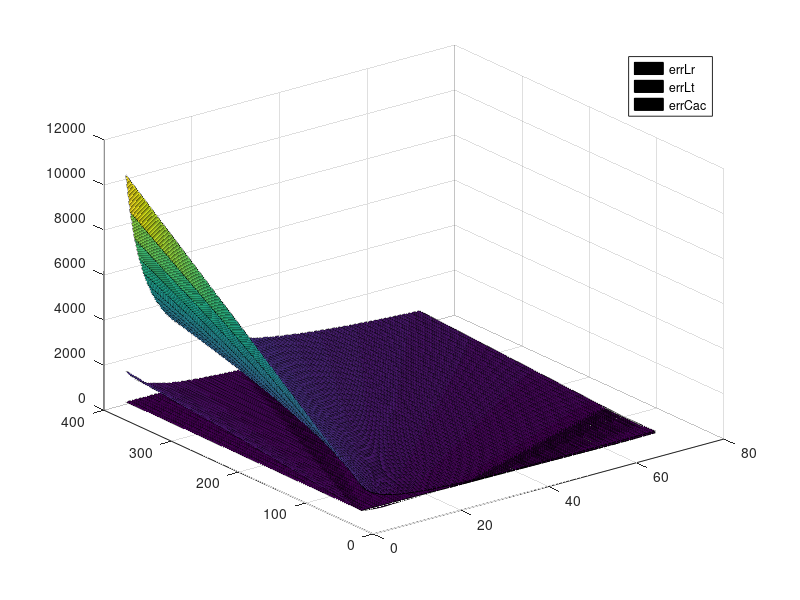

MATLAB code for this plot:
% Magnitude invariant PU normalisation - Iterative algorithm to arrive at operating point of 60 kVA scaled down converter


clc;
clear all;
%Laboratory Scaled down Converter component ratings

%LCL filter 
Lr_sd_lab = 500e-6; %Main reactor
Lt_sd_lab = 2.38e-4; % Transformer leakage inductance viewed from LV side
Rt_sd_lab = 4.94e-2; % Transformer leakage resistance viewed from LV side
Cac_sd_lab = 5e-5;  %Shunt branch capacitance
Rac_sd_lab = 0.33577; % Shunt branch capacitance resistance
%DC link
Cdc_sd_lab = 1.40e-02; % DC link Capacitance
%%%%%%%%%%%%%%%%%%%%%%%%%%%%%%%%%%%%%%%%%%%%%%%%%%%%%%%%%%%%%%%%%%%%%%%%%%%%%%%%%%%%%%%%%%

%Full Scale BESS Ratings and PU calculations
Sb_fs = 5e6; % BESS rating
Vac_fs = 690 ; %LV Voltage rating L-L
Iac_fs = Sb_fs/(sqrt(3)*Vac_fs); % Converter current LV side
%DC side
Vdc_fs = 1000; 
Pf_fs = 1;
Idc_fs = (Sb_fs*Pf_fs)/(Vdc_fs);
%Transformer
Transfo_ratio = 13800/690;
Xt_fs_pu = 0.08;
Rt_fs_pu = 0.005;
Zs_fs_base =  Vac_fs/(sqrt(3)*Iac_fs);
freq_fs_base = 60;
Ls_fs_base = Zs_fs_base/(2*pi()*freq_fs_base);
Cs_fs_base = 1/((2*pi()*freq_fs_base*Zs_fs_base));
Xt_fs = Xt_fs_pu*Zs_fs_base;
Lt_fs = Xt_fs/(2*pi()*freq_fs_base);
Lt_fs_pu = Lt_fs/Ls_fs_base;
Rt_fs = Rt_fs_pu*Zs_fs_base;
Fsw_fs = 3000; 
%LCL filter
Lr_fs = 1.06e-04;
Cac_fs = 1.53e-03;
Rac_fs = 3.51e-02;
Lr_fs_pu = Lr_fs/Ls_fs_base;
Cac_fs_pu = Cac_fs/Cs_fs_base;
Rac_fs_pu = Rac_fs/Zs_fs_base;
LCL_fs_resonance = sqrt((Lr_fs+Lt_fs)/(Lr_fs*Lt_fs*Cac_fs))/(2*pi());
del_Ilr_fs = Vdc_fs/(8*Lr_fs*Fsw_fs);
del_Ilr_fs_pu = del_Ilr_fs/(sqrt(2)*Iac_fs);
%DC Capacitance
Cdc_fs = 1.85e-2;
Cdc_fs_pu = Cdc_fs/Cs_fs_base;
H_fs = (Cdc_fs*Vdc_fs^2)/(2*Sb_fs);

%Magnitude Invariant Method Calculations for scaled down converter
for(k = 50:1:400)
 Vac_sd(k) = k; 
for(p = 5:1:72)
 Iac_sd(p) = p;  
 freq_sd_base = 60; %Might try to change to 50Hz
 Fsw_sd = 3000; 
 Vdc_fs_to_Vac_fs = Vdc_fs/Vac_fs;
 Vdc_sd(k) = Vdc_fs_to_Vac_fs*Vac_sd(k);
 Sb_sd(k,p) = sqrt(3)*Vac_sd(k)*Iac_sd(p);
 Zs_sd_base(k,p) = Vac_sd(k)/(sqrt(3)*Iac_sd(p));
 Ls_sd_base(k,p) = Zs_sd_base(k,p)/(2*pi()*freq_sd_base);
 Cs_sd_base(k,p) = 1/((2*pi()*freq_sd_base*Zs_sd_base(k,p)));
 %LCL filter - Main reactor
 Lr_sd_calcu(k,p) = (Lr_fs/Ls_fs_base)*Ls_sd_base(k,p);
 Lr_sd_pu(k,p) = Lr_sd_lab/Ls_sd_base(k,p);
 del_Ilr_sd(k,p) = Vdc_sd(k)/(8*Lr_sd_lab*Fsw_sd);
 del_Ilr_sd_pu(k,p) = del_Ilr_sd(k,p)/(sqrt(2)*Iac_sd(p));
 %Transformer
  Lt_sd_calcu(k,p) = (Lt_fs/Ls_fs_base)*Ls_sd_base(k,p);
  Lt_sd_pu(k,p) = Lt_sd_lab/Ls_sd_base(k,p);
  Rt_sd_cal(k,p) = (Rt_fs/Zs_fs_base)*Zs_sd_base(k,p);
  Rt_sd_pu(k,p) = Rt_sd_lab/Zs_sd_base(k,p);
 %LCL filter - Shunt branch
  Cac_sd_calcu(k,p) = (Cac_fs/Cs_fs_base)*Cs_sd_base(k,p);
  Cac_sd_pu(k,p) = Cac_sd_lab/Cs_sd_base(k,p);
  LCL_sd_resonance(k,p) = sqrt((Lr_sd_lab+Lt_sd_lab)/(Lr_sd_lab*Lt_sd_lab*Cac_sd_lab))/(2*pi()); 
  Rac_sd_calcu(k,p) = (Rac_fs/Zs_fs_base)*Zs_sd_base(k,p);
  Rac_sd_pu(k,p) = Rac_sd_lab/Zs_sd_base(k,p);
  %DC link capacitance
  Cdc_sd_calcu(k,p) = Cdc_fs*(Vdc_fs/Vdc_sd(k))^2*(Sb_sd(k,p)/Sb_fs);
  Cdc_sd_pu(k,p) = Cdc_sd_lab/Cs_sd_base(k,p);
  H_sd(k,p) = (Cdc_sd_lab*Vdc_sd(k)^2)/(2*Sb_sd(k,p));
 %Pu mismatch errors over Full scale converter
 %loss less components
  err_Lr(k,p) = abs((Lr_sd_pu(k,p) - Lr_fs_pu)/Lr_fs_pu)*100;
  err_Lt(k,p) = abs((Lt_sd_pu(k,p) - Lt_fs_pu)/Lt_fs_pu)*100;
  err_Cac(k,p) = abs((Cac_sd_pu(k,p) - Cac_fs_pu)/Cac_fs_pu)*100;
  err_delIlr(k,p) = abs((del_Ilr_sd_pu(k,p)-del_Ilr_fs_pu)/del_Ilr_fs_pu)*100;
  err_H(k,p) = abs((H_sd(k,p)-H_fs)/H_fs)*100;

 %lossy components
  err_Rt(k,p) = abs((Rt_sd_pu(k,p) - Rt_fs_pu)/Rt_fs_pu)*100;
  err_Rac(k,p)  = abs((Rac_sd_pu(k,p) - Rac_fs_pu)/Rac_fs_pu)*100;
end
end
limit = 0.001;
%Finding minimal values
err_Lr(err_Lr<limit) = NaN;
err_Lt(err_Lt<limit) = NaN;
err_Cac(err_Cac<limit) = NaN;
err_delIlr(err_delIlr<limit) = NaN;
err_H(err_H<limit) = NaN;
err_Rt(err_Rt<limit) = NaN;
err_Rac(err_Rac<limit) = NaN;

%At this point focussing to minimise the error for only four points Lr, Lt,Cac and ripple current
minValue = min(err_Lr(:));
[row, column] = find(err_Lr == minValue);
X = ['minimum value of error for Lr_pu in %'];
disp(X)
minValue
Voltage = row
Current = column

minValue = min(err_Lt(:));
[row, column] = find(err_Lt == minValue);
X = ['minimum value of error for Lt_pu in %'];
disp(X)
minValue
Voltage = row
Current = column

minValue = min(err_Cac(:));
[row, column] = find(err_Cac == minValue);
X = ['minimum value of error for shunt cap Cac_pu in %'];
disp(X)
minValue
Voltage = row
Current = column

minValue = min(err_delIlr(:));
[row, column] = find(err_delIlr == minValue);
X = ['minimum value of error for ripple current_pu in %'];
disp(X)
minValue
Voltage = row
Current = column

minValue = min(err_H(:));
[row, column] = find(err_H == minValue);
X = ['minimum value of error for H_pu in %'];
disp(X)
minValue
Voltage = row
Current = column






%plots
surf(err_Lr)
hold on
%surf(err_Lt)
hold on
surf(err_Cac)
hold on
surf(err_delIlr)

legend('errLr','errLt','errCac','errdelIlr')
%End of script






































%Backup
%Vac_sd = 150 ; % Volts - this is a range that needs to be iterated
% Iac_sd = 10 ; % Amps - this is a range that needs to be iterated
% freq_sd_base = 60; 
% Fsw_sd = 2500; 
% Vdc_fs_to_Vac_fs = Vdc_fs/Vac_fs;
% Vdc_sd = Vdc_fs_to_Vac_fs*Vac_sd;
% Sb_sd = sqrt(3)*Vac_sd*Iac_sd;
% Zs_sd_base = Vac_sd/(sqrt(3)*Iac_sd);
% Ls_sd_base = Zs_sd_base/(2*pi()*freq_sd_base);
% Cs_sd_base = 1/((2*pi()*freq_sd_base*Zs_sd_base));
% %LCL filter - Main reactor
% Lr_sd_calcu = (Lr_fs/Ls_fs_base)*Ls_sd_base;
% Lr_sd_pu = Lr_sd_lab/Ls_sd_base;
% del_Ilr_sd = Vdc_sd/(8*Lr_sd_lab*Fsw_sd);
% del_Ilr_sd_pu = del_Ilr_sd/(sqrt(2)*Iac_sd);
% %Transformer
% Lt_sd_calcu = (Lt_fs/Ls_fs_base)*Ls_sd_base;
% Lt_sd_pu = Lt_sd_lab/Ls_sd_base;
% Rt_sd_cal = (Rt_fs/Zs_fs_base)*Zs_sd_base;
% Rt_sd_pu = Rt_sd_lab/Zs_sd_base;
% %LCL filter - Shunt branch
% Cac_sd_calcu = (Cac_fs/Cs_fs_base)*Cs_sd_base;
% Cac_sd_pu = Cac_sd_lab/Cs_sd_base;
% LCL_sd_resonance = sqrt((Lr_sd_lab+Lt_sd_lab)/(Lr_sd_lab*Lt_sd_lab*Cac_sd_lab))/(2*pi());
% Rac_sd_calcu = (Rac_fs/Zs_fs_base)*Zs_sd_base;
% Rac_sd_pu = Rac_sd_lab/Zs_sd_base;
% % DC link capacitance
% Cdc_sd_calcu = Cdc_fs*(Vdc_fs/Vdc_sd)^2*(Sb_sd/Sb_fs);
% Cdc_sd_pu = Cdc_sd_lab/Cs_sd_base;
% H_sd = (Cdc_sd_lab*Vdc_sd^2)/(2*Sb_sd);
% 
% %Pu mismatch errors over Full scale converter
% %loss less components
% err_Lr = ((Lr_sd_pu - Lr_fs_pu)/Lr_fs_pu)*100
% err_Lt = ((Lt_sd_pu - Lt_fs_pu)/Lt_fs_pu)*100
% err_Cac = ((Cac_sd_pu - Cac_fs_pu)/Cac_fs_pu)*100
% err_delIlr = ((del_Ilr_sd_pu-del_Ilr_fs_pu)/del_Ilr_fs_pu)*100
% err_H = ((H_sd-H_fs)/H_fs)*100
% %lossy components
% err_Rt = ((Rt_sd_pu - Rt_fs_pu)/Rt_fs_pu)*100
% err_Rac = ((Rac_sd_pu - Rac_fs_pu)/Rac_fs_pu)*100




































